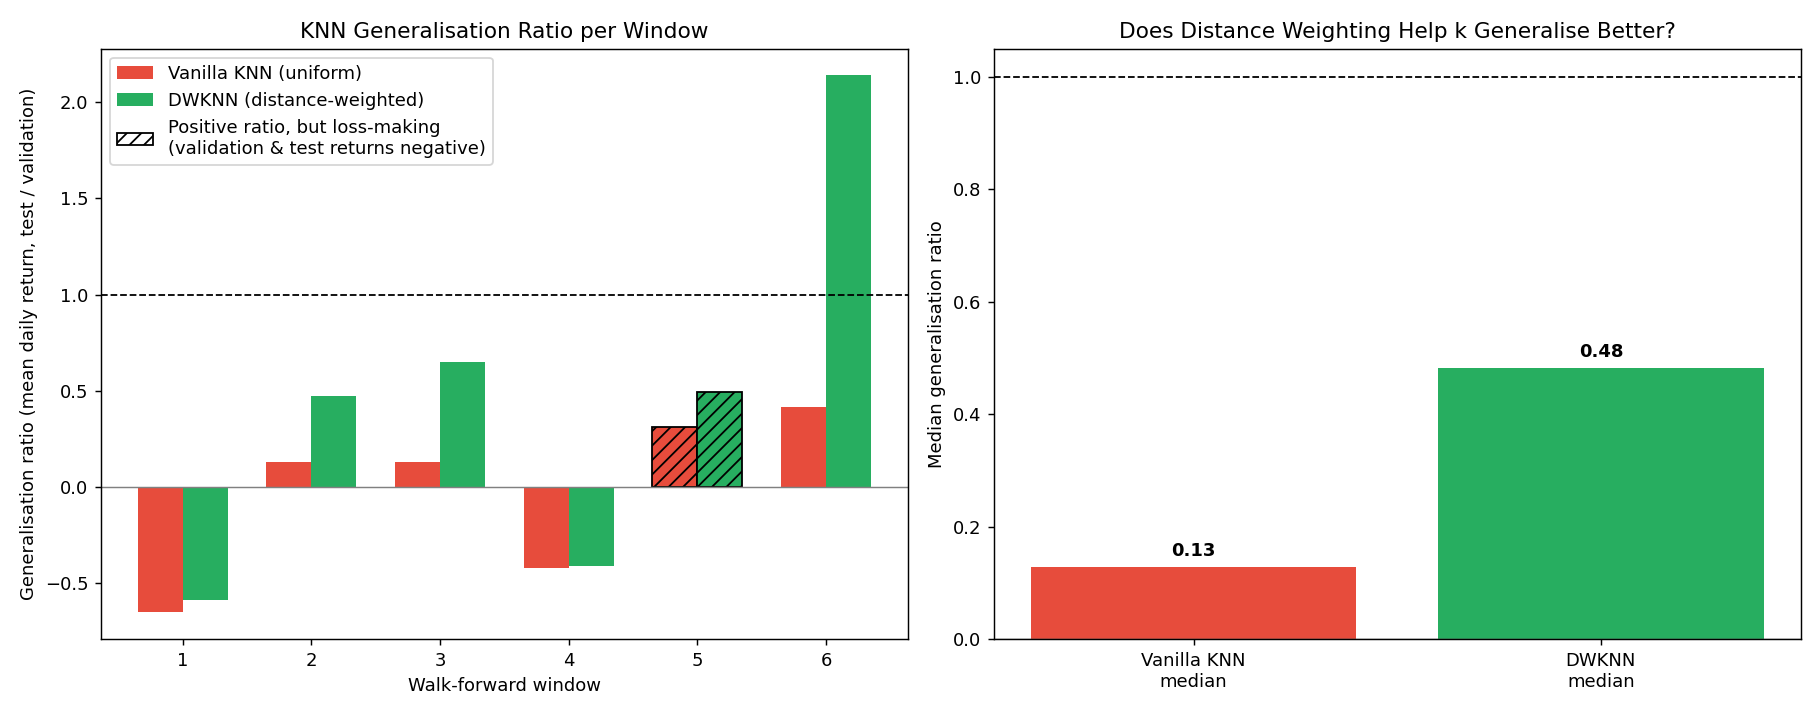

Here is the Python script that generated this plot:
"""
Does the KNN parameter k overfit the same way trading strategy parameters do?

Follow-up to the moving-average crossover overfitting project. Same
walk-forward protocol, applied this time to a K-Nearest Neighbours
regression strategy instead of a moving-average crossover.

Question: naive k selection (grid search on in-sample data) is known to
overfit for MA crossover parameters. Does the same happen for KNN's k?
And does distance-weighted KNN (DWKNN), which is supposed to be more
robust to the choice of k, actually generalise better in a walk-forward
setting?

Inspired by the DWKNN literature applied to exchange rate forecasting
in emerging markets (weighting neighbours by inverse distance to reduce
sensitivity to k).

Run on your own machine (needs internet for yfinance):
    pip install -r requirements.txt
    python knn_overfitting.py
"""

import numpy as np
import pandas as pd
import matplotlib.pyplot as plt
from sklearn.neighbors import KNeighborsRegressor
from sklearn.preprocessing import StandardScaler

USE_REAL_DATA = True
TICKER = "AAXJ"

np.random.seed(1)


def generate_price_series(n_days=2600, s0=100):
    n_regimes = 5
    regime_len = n_days // n_regimes
    all_returns = []
    regime_params = [
        (0.0003, 0.014, 0.15),
        (0.0005, 0.010, 0.0),
        (-0.0002, 0.018, 0.10),
        (0.0004, 0.011, 0.0),
        (0.0002, 0.015, 0.12),
    ]
    for mu, sigma, autocorr_strength in regime_params:
        r = np.random.normal(mu, sigma, regime_len)
        if autocorr_strength > 0:
            noise = np.random.normal(0, sigma * 0.5, regime_len)
            r += autocorr_strength * np.roll(noise, 1)
        all_returns.append(r)
    returns = np.concatenate(all_returns)
    prices = s0 * np.exp(np.cumsum(returns))
    dates = pd.date_range("2016-01-01", periods=len(prices), freq="B")
    return pd.Series(prices, index=dates)


if USE_REAL_DATA:
    import yfinance as yf
    data = yf.download(TICKER, start="2016-01-01", end="2025-01-01", progress=False)
    prices = data["Close"].dropna()
    if isinstance(prices, pd.DataFrame):
        prices = prices.iloc[:, 0]
    prices.index = pd.to_datetime(prices.index)
else:
    prices = generate_price_series()

print(f"Total price history: {len(prices)} trading days "
      f"({prices.index[0].date()} -> {prices.index[-1].date()})")


# --- feature engineering ---

def build_features(price_series):
    df = pd.DataFrame({"price": price_series})
    df["ret_1"] = df["price"].pct_change()
    df["ret_5"] = df["price"].pct_change(5)
    df["ret_20"] = df["price"].pct_change(20)
    df["vol_20"] = df["ret_1"].rolling(20).std()
    df["target"] = df["ret_1"].shift(-1)  # next day's return
    df = df.dropna()
    return df

features_df = build_features(prices)
FEATURE_COLS = ["ret_5", "ret_20", "vol_20"]


# --- strategy backtest for a given k and weighting scheme ---

TRANSACTION_COST = 0.0010

def backtest_knn(train_df, test_df, k, weights, cost=0.0):
    scaler = StandardScaler()
    X_train = scaler.fit_transform(train_df[FEATURE_COLS])
    y_train = train_df["target"].values

    model = KNeighborsRegressor(n_neighbors=k, weights=weights)
    model.fit(X_train, y_train)

    X_test = scaler.transform(test_df[FEATURE_COLS])
    predictions = model.predict(X_test)

    signal = (predictions > 0).astype(int)
    actual_returns = test_df["target"].values

    strategy_returns = signal * actual_returns

    trades = np.abs(np.diff(np.concatenate([[0], signal])))
    strategy_returns_net = strategy_returns - trades * cost

    cumulative_return = float(np.prod(1 + strategy_returns_net) - 1)
    return cumulative_return, strategy_returns_net


def sharpe_ratio(returns, periods_per_year=252, risk_free=0.025):
    if len(returns) == 0 or np.std(returns) == 0:
        return np.nan
    mean_annual = np.mean(returns) * periods_per_year
    vol_annual = np.std(returns, ddof=1) * np.sqrt(periods_per_year)
    return (mean_annual - risk_free) / vol_annual


# --- walk-forward ---

TRAIN_LEN = 500
TEST_LEN = 250
STEP = TEST_LEN
K_GRID = [3, 5, 7, 10, 15, 20, 30, 40, 50]

windows = []
start = 0
while start + TRAIN_LEN + TEST_LEN <= len(features_df):
    train = features_df.iloc[start: start + TRAIN_LEN]
    test = features_df.iloc[start + TRAIN_LEN: start + TRAIN_LEN + TEST_LEN]
    windows.append((train, test))
    start += STEP

print(f"Number of walk-forward windows: {len(windows)}")


def run_walk_forward(windows, weights, cost):
    records = []
    for w_idx, (train, test) in enumerate(windows):
        # naive grid search: split the training window itself into a
        # sub-train / sub-validation split to pick k "naively" (a
        # realistic mistake: no proper cross-validation, just one split)
        split = int(len(train) * 0.8)
        sub_train, sub_val = train.iloc[:split], train.iloc[split:]

        best_k, best_val_ret, best_val_series = None, -np.inf, None
        for k in K_GRID:
            ret, series = backtest_knn(sub_train, sub_val, k, weights, cost=cost)
            if ret > best_val_ret:
                best_val_ret, best_k, best_val_series = ret, k, series

        # refit on the FULL training window with the selected k, then
        # test on the genuinely unseen out-of-sample window
        test_ret, test_series = backtest_knn(train, test, best_k, weights, cost=cost)

        # FIX 1 (look-ahead in the "train" Sharpe): the previous version
        # refit on the full training window and then predicted on
        # train.iloc[split:], i.e. on points the model had already seen.
        # Each point was its own nearest neighbour at distance 0, so with
        # weights="distance" the prediction was the true next-day return
        # (perfect foresight). The in-sample Sharpe is now computed on the
        # validation series that was actually used to select k.
        #
        # FIX 2 (horizon mismatch in the generalisation ratio): the
        # previous ratio divided a 250-day cumulative test return by a
        # 100-day cumulative validation return, so identical daily
        # performance gave a ratio of ~2.5, not 1. The ratio now compares
        # mean daily net returns, so 1.0 really means "same performance".
        val_mean = np.mean(best_val_series)
        test_mean = np.mean(test_series)
        gen_ratio = test_mean / val_mean if val_mean != 0 else np.nan

        records.append({
            "window": w_idx + 1,
            "best_k": best_k,
            "val_return": best_val_ret,          # cumulative, 100 days
            "test_return": test_ret,             # cumulative, 250 days
            "val_mean_daily": val_mean,
            "test_mean_daily": test_mean,
            "gen_ratio": gen_ratio,
            "both_negative": (val_mean < 0) and (test_mean < 0),
            "train_sharpe": sharpe_ratio(best_val_series),
            "test_sharpe": sharpe_ratio(test_series),
        })
    return pd.DataFrame(records)


print("\nVanilla KNN (uniform weights):")
results_uniform = run_walk_forward(windows, weights="uniform", cost=TRANSACTION_COST)
print(results_uniform.to_string(index=False))

print("\nDistance-weighted KNN (DWKNN):")
results_distance = run_walk_forward(windows, weights="distance", cost=TRANSACTION_COST)
print(results_distance.to_string(index=False))

print("\n--- summary ---")
print(f"Vanilla KNN  - mean gen ratio: {results_uniform['gen_ratio'].mean():.3f}, "
      f"median: {results_uniform['gen_ratio'].median():.3f}, "
      f"std: {results_uniform['gen_ratio'].std():.3f}")
print(f"DWKNN        - mean gen ratio: {results_distance['gen_ratio'].mean():.3f}, "
      f"median: {results_distance['gen_ratio'].median():.3f}, "
      f"std: {results_distance['gen_ratio'].std():.3f}")

print("\n--- Sharpe ratios (annualised, per-window average) ---")
print(f"Vanilla KNN  - validation Sharpe: {results_uniform['train_sharpe'].mean():.2f}, "
      f"test Sharpe: {results_uniform['test_sharpe'].mean():.2f}")
print(f"DWKNN        - validation Sharpe: {results_distance['train_sharpe'].mean():.2f}, "
      f"test Sharpe: {results_distance['test_sharpe'].mean():.2f}")
print("\nPer-window Sharpe detail:")
print("Vanilla:")
print(results_uniform[["window", "train_sharpe", "test_sharpe"]].to_string(index=False))
print("DWKNN:")
print(results_distance[["window", "train_sharpe", "test_sharpe"]].to_string(index=False))

print("\nPer-window daily mean returns (validation vs test):")
for name, res in [("Vanilla", results_uniform), ("DWKNN", results_distance)]:
    print(name)
    print(res[["window", "val_mean_daily", "test_mean_daily", "gen_ratio", "both_negative"]].to_string(index=False))

for name, res in [("Vanilla KNN", results_uniform), ("DWKNN", results_distance)]:
    n_pos_sharpe = (res["test_sharpe"] > 0).sum()
    n_misleading = res["both_negative"].sum()
    print(f"{name}: positive test-Sharpe windows {n_pos_sharpe}/{len(res)}, "
          f"positive ratio but loss-making (both negative) {n_misleading}/{len(res)}")

n_neg_uniform = (results_uniform["test_return"] < 0).sum()
n_neg_distance = (results_distance["test_return"] < 0).sum()
print(f"\nNegative out-of-sample windows: vanilla {n_neg_uniform}/{len(results_uniform)}, "
      f"DWKNN {n_neg_distance}/{len(results_distance)}")

print(f"\nSelected k per window (vanilla): {results_uniform['best_k'].tolist()}")
print(f"Selected k per window (DWKNN):   {results_distance['best_k'].tolist()}")


# --- plots ---

fig, axes = plt.subplots(1, 2, figsize=(14, 5.5))

x = results_uniform["window"]
width = 0.35
bars_u = axes[0].bar(x - width/2, results_uniform["gen_ratio"], width, label="Vanilla KNN (uniform)", color="#E74C3C")
bars_d = axes[0].bar(x + width/2, results_distance["gen_ratio"], width, label="DWKNN (distance-weighted)", color="#27AE60")
for bars, res in [(bars_u, results_uniform), (bars_d, results_distance)]:
    for bar, flag in zip(bars, res["both_negative"]):
        if flag:
            bar.set_hatch("///")
            bar.set_edgecolor("black")
from matplotlib.patches import Patch
handles, labels = axes[0].get_legend_handles_labels()
handles.append(Patch(facecolor="white", edgecolor="black", hatch="///"))
labels.append("Positive ratio, but loss-making\n(validation & test returns negative)")
axes[0].axhline(1.0, color="black", linestyle="--", linewidth=1, label="Perfect generalisation")
axes[0].axhline(0.0, color="grey", linewidth=0.8)
axes[0].set_xlabel("Walk-forward window")
axes[0].set_ylabel("Generalisation ratio (mean daily return, test / validation)")
axes[0].set_title("KNN Generalisation Ratio per Window")
axes[0].legend(handles, labels)
axes[0].set_xticks(x)

methods = ["Vanilla KNN\nmedian", "DWKNN\nmedian"]
values = [results_uniform["gen_ratio"].median(), results_distance["gen_ratio"].median()]
axes[1].bar(methods, values, color=["#E74C3C", "#27AE60"])
axes[1].axhline(1.0, color="black", linestyle="--", linewidth=1)
axes[1].axhline(0.0, color="grey", linewidth=0.8)
axes[1].set_ylabel("Median generalisation ratio")
axes[1].set_title("Does Distance Weighting Help k Generalise Better?")
for i, v in enumerate(values):
    axes[1].text(i, v + 0.02*np.sign(v if v != 0 else 1), f"{v:.2f}", ha="center", fontweight="bold")

plt.tight_layout()
plt.savefig("knn_overfitting.png", dpi=130)
plt.close()
print("\nSaved knn_overfitting.png")
